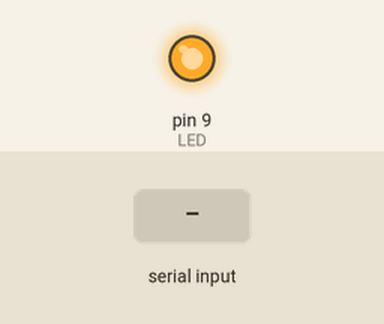
Bench run of a sketch on a simulated Arduino Uno, built with avr-gcc and run on an emulated ATmega328P. Parts: output pins drawn as LEDs (lit = HIGH). The test bench sets the inputs (shaded band).

Above: at 1.2 s.
1.3 s: "90,45\n" received over Serial
At 3.8 s:
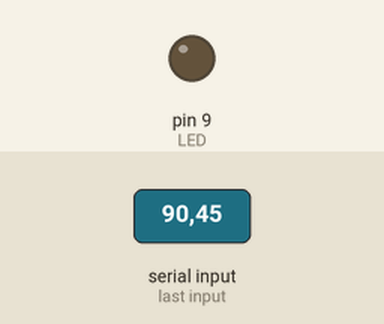
4.1 s: "30,150\n" received over Serial
At 5.0 s:
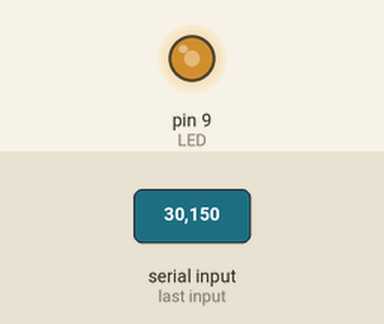
6.8 s: "200\n" received over Serial
At 7.2 s:
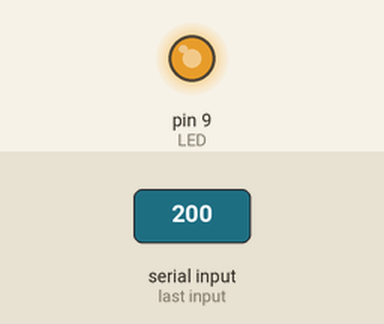
Timing chart, 0 to 9.8 s (numbered marks = the images above; inputs shaded):
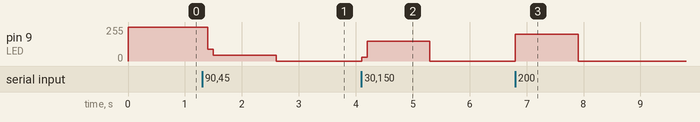

The sketch:

dim__via_serial.ino
```cpp
// cursus microprocesoren
// Riekus Bennink

#define LED 9

int dimValue =255;

void setup() {
  Serial.begin(9600);
  pinMode(LED, OUTPUT);
}

void loop() {
  if(Serial.available()){
    dimValue = Serial.parseInt() % 256;
  }
  analogWrite(LED,  dimValue);
  delay(100);
  // put your main code here, to run repeatedly:

}
```

Measured:
- after the input at 1.3 s, pin 9 (LED): 255/255 → 90/255 after 0.10 s, → 45/255 0.10 s later, → 0/255 1.1 s later
- after the input at 4.1 s, pin 9 (LED): 0/255 → 30/255 at once, → 150/255 0.10 s later, → 0/255 1.1 s later
- after the input at 6.8 s, pin 9 (LED): 0/255 → 200/255 at once, → 0/255 1.1 s later
